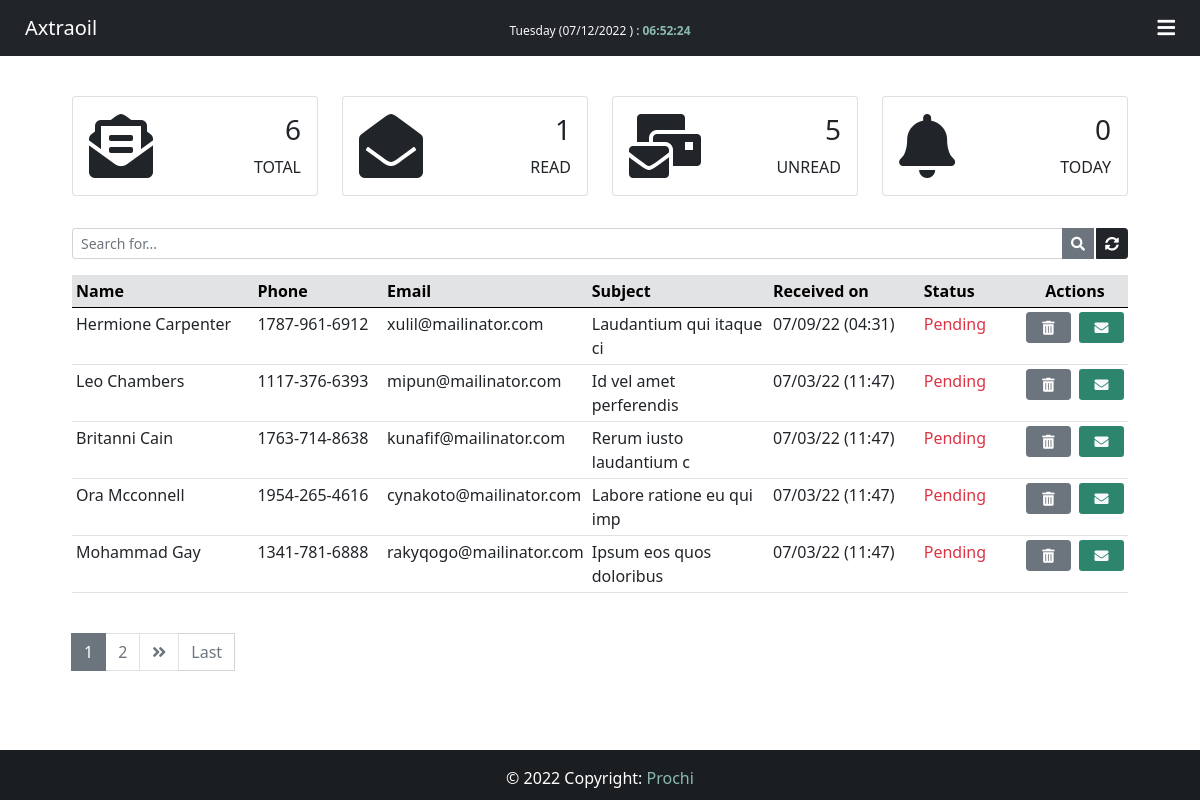
Page /inbox/ (signed in) on the earlier database version.
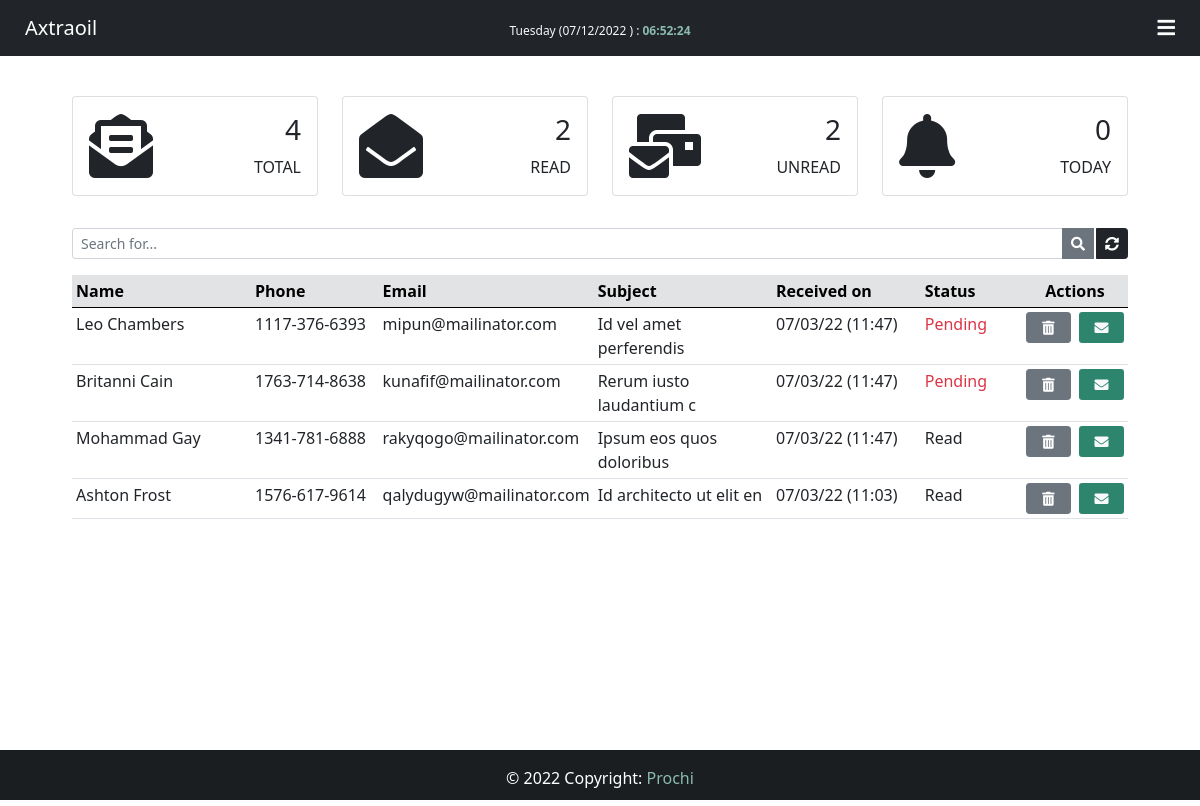
Same page on the later database version.
### App/models.py (models this page shows, shortened)
class Customer(models.Model):
    STATUS = (
        ('Pending', 'Pending'),
        ('Read', 'Read'),
    )
    id = models.AutoField(primary_key=True)
    name = models.CharField(max_length=40)
    phone = models.CharField(max_length=30)
    email = models.CharField(max_length=40)
    subject = models.CharField(max_length=25)
    message = models.TextField(max_length=1000)
    file = models.FileField()
    created_at = models.DateTimeField(auto_now_add=True)
    status = models.CharField(max_length=10, choices=STATUS)
    def situation(self):
        if self.status == 'Read':
            return format_html('<span style="color: black">{0}</span>', self.status)
        else:
            return format_html('<span style="color: red">{0}</span>', self.status)
    situation.allow_tags = True

### App/views.py (the view)
# urls.py: path('inbox/', views.inbox, name="inbox"),
@login_required(login_url="login")
@cache_control(no_cache=True, must_revalidate=True, no_store=True)
def inbox(request):
    if 'q' in request.GET:
        q = request.GET['q']
        all_customer_list = Customer.objects.filter(
            Q(name__icontains=q) | Q(phone__icontains=q) |
            Q(email=q) | Q(subject__icontains=q) |
            Q(message__icontains=q) | Q(status__icontains=q)
        ).order_by('-created_at')
    else:
        all_customer_list = Customer.objects.all().order_by('-created_at')
    paginator = Paginator(all_customer_list, 5)
    page = request.GET.get('page')
    all_customer = paginator.get_page(page)
    total = Customer.objects.all().count()
    read = Customer.objects.filter(status='Read')
    pending = Customer.objects.filter(status='Pending')
    base = datetime.now().date()
    today = Customer.objects.filter(created_at__gt = base)
    return render(request, "inbox.html", {'customers':all_customer,
    "total":total, "read":read, "pending":pending, "today":today})

### App/templates/inbox.html (shortened to what this page needs)
{% extends 'base.html' %}
{% block datetime %}
<div class="text-light" id="desk-datetime" style="font-size: 12px; margin-top: 5px;">{% now "l (m/d/Y )" %} :
    <span style="color: #8abaae; font-weight: bold;" id="clock"></span>
</div>
{% endblock datetime %}
{% block content %}
<br>
<div class="container-fluid mt-3" style="width: 90%;">
    <div id="dashboard" class="hidee">
        {% include 'dashboard/dashboard.html' %}
    </div>
    <br>
    <form action="" id="global-search" class="hidee">
        <div class="input-group input-group-sm mb-3">
            <input type="text" name="q" class="form-control input-sm" placeholder="Search for..."
                value="{{ request.GET.q }}">
            <button class="btn btn-secondary" title="Search"><i class="fas fa-search"></i></button>
            <a href="{% url 'inbox' %}" class="btn btn-dark" style="margin-left: 2px;" title="Refresh"><i
                    class="fas fa-sync-alt"></i></a>
        </div>
    </form>
    <div class="col-lg-12 hidee">
        <div style="margin-top: 5px;">
            <table class="table table-sm">
                <thead class="table-secondary">
                    <tr>
                        <th style="width: 18%;">Name</th>
                        <th style="width: 13%;">Phone</th>
                        <th style="width: 18%;">Email</th>
                        <th style="width: 18%;">Subject</th>
                        <th style="width: 15%;">Received on</th>
                        <th style="width: 10%;">Status</th>
                        <th style="width: 8%; text-align: center;" colspan="2">Actions</th>
                    </tr>
                </thead>
                {% for customer in customers %}
                <tr id="chk_td">
                    <td>{{ customer.name }}</td>
                    <td>{{ customer.phone }}</td>
                    <td>{{ customer.email }}</td>
                    <td>{{ customer.subject }}</td>
                    <td>{{ customer.created_at | date:'m/d/y (H:i)' }}</td>
                    {% if customer.status == 'Pending' %}
                    <td class="text-danger">{{ customer.status }}</td>
                    {% else %}
                    <td>{{ customer.status }}</td>
                    {% endif %}
                    <td>
                        <button class="btn btn-secondary btn-sm btn-action" title="Delete message" data-bs-toggle="modal" data-bs-target="#deleteModal{{ customer.pk }}">
                            <i class="fas fa-trash-alt"></i>
                        </button>
                    </td>
                    <td>
                        <a href="/customer/{{ customer.id }}" class="btn text-light btn-sm btn-action" title="Read message" style="background-color: #2e856e;">
                            <i class="fas fa-envelope"></i>
                        </a>
                    </td>
                </tr>
                {% endfor %}
            </table>
        </div>
        <br>
    </div>
    <nav>
        {% if customers.has_other_pages %}
        <ul class="pagination">
            {% for i in customers.paginator.page_range %}
            {% if customers.number == i %}
            <li class="page-item active"><span class="page-link">{{ i }}</span></li>
            {% else %}
            <li class="page-item"><a class="page-link" href="?page={{ i }}">{{ i }}</a></li>
            {% endif %}
            {% endfor %}
            {% if customers.has_next %}
            <li class="page-item"><a class="page-link" href="?page={{ customer.next_page_number }}"><i class="fas fa-angle-double-right"></i></a></li>
            <a href="?pages={{ customers.paginator.num_pages }}" class="btn btn-outline-secondary mb-4" style="border-radius: 1px; border: 1px solid #d3d3d3; border-left: none;">Last</a>
            {% else %}
            <li class="page-item disabled"></li>
            {% endif %}
        </ul>
        {% endif %}
    </nav>
</div>
<br><br><br>
{% endblock content %}

### App/templates/base.html (shortened to what this page needs)
{% load static %}
<!DOCTYPE html>
<html lang="en">
<head>
    <link href="https://cdn.jsdelivr.net/npm/bootstrap@5.0.2/dist/css/bootstrap.min.css" rel="stylesheet"
>
    <link rel="stylesheet" href="https://cdnjs.cloudflare.com/ajax/libs/font-awesome/5.15.4/css/all.min.css"
 />
    <link href='https://unpkg.com/boxicons@2.1.2/css/boxicons.min.css' rel='stylesheet'>
    <link href={% static "css/style.css" %} rel='stylesheet'>
</head>
<body>
    <div class="wrapper">
        <header>
            <nav class="navbar navbar-expand-lg navbar-dark bg-dark">
                <div class="col-sm">
                    <a href="{% url 'home' %}" class="navbar-brand flex-grow-1" style="color: #fff; margin-left: 25px">
                        {% block nav-content %}
                        <span class="align-middle">Axtraoil</span>
                        {% endblock nav-content %}
                    </a>
                </div>
                {% block datetime %}{% endblock datetime %}
                <div class="col-sm">
                    <a class="navbar-brand flex-grow-1" id="btn-nav" data-bs-toggle="offcanvas"
                        data-bs-target="#offcanvasRight" aria-controls="offcanvasRight">
                        <i class="fas fa-bars"></i>
                    </a>
                </div>
            </nav>
        </header>
        {% block content %}{% endblock content %}
    </div>
    <footer class="bg-dark text-center text-lg-start" id="footer" style="color: #fff;">
        <div class="text-center p-3" style="background-color: rgba(0, 0, 0, 0.2);">
            &copy; {% now "Y" %} Copyright:
            <a href="https://github.com/preciousimo" class="text-light" style="text-decoration: none;">
                <span style="color:#8abaae;">Prochi</span>
            </a>
        </div>
    </footer>
</body>
</html>

### App/templates/dashboard/dashboard.html
<div class="row">
    {% include 'dashboard/total.html' %}
    {% include 'dashboard/read.html' %}
    {% include 'dashboard/unread.html' %}
    {% include 'dashboard/today.html' %}
</div>

### App/templates/dashboard/total.html
{% extends 'dashboard/baseDash.html' %}
{% block icon %}<i class="fas fa-envelope-open-text fa-4x"></i>{% endblock icon %}
{% block value %} {{ total }} {% endblock value %}
{% block dash-title %}TOTAL{% endblock dash-title %}

### App/templates/dashboard/baseDash.html
<div class="col-xl-3 col-sm-6 col-6 mb-2">
    <div class="card">
        <div class="card-body">
            <div class="d-flex justify-content-between">
                <div class="align-self-center">
                    {% block icon %} {% endblock icon %}
                </div>
                <div class="text-end">
                    <h3>{% block value %} {% endblock value %}</h3>
                    <p class="mb-0">{% block dash-title %} {% endblock dash-title %}</p>
                </div>
            </div>
        </div>
    </div>
</div>

### App/templates/dashboard/read.html
{% extends 'dashboard/baseDash.html' %}
{% block icon %}<i class="fas fa-envelope-open fa-4x"></i>{% endblock icon %}
{% block value %} {{ read.count }} {% endblock value %}
{% block dash-title %}READ{% endblock dash-title %}

### App/templates/dashboard/unread.html
{% extends 'dashboard/baseDash.html' %}
{% block icon %}<i class="fas fa-mail-bulk fa-4x"></i>{% endblock icon %}
{% block value %} {{ pending.count }} {% endblock value %}
{% block dash-title %}UNREAD{% endblock dash-title %}

### App/templates/dashboard/today.html
{% extends 'dashboard/baseDash.html' %}
{% block icon %}<i class="fas fa-bell fa-4x"></i>{% endblock icon %}
{% block value %} {{ today.count }} {% endblock value %}
{% block dash-title %}TODAY{% endblock dash-title %}

### App/templates/modals/delete.html (shortened to what this page needs)
{% extends 'modals/baseModal.html' %}

### App/templates/modals/message.html (shortened to what this page needs)
{% extends 'modals/baseModal.html' %}

### App/templates/modals/logout.html (shortened to what this page needs)
{% extends 'modals/baseModal.html' %}

### App/templates/modals/reply.html (shortened to what this page needs)
{% extends 'modals/baseModal.html' %}

### App/static/css/style.css (style rules this page uses)
html, body { height: 100%; margin: 0; max-width: 100%; overflow: hidden; }
.wrapper { min-height: 100%; margin-bottom: -50px; }
#footer, .push { height: 50px; }
#btn-nav { float: right; margin-right: 25px; color: #fff; cursor: pointer; }
.btn-action { width: 45px; }

Differences in the rows shown:
removed Customer: name "Hermione Carpenter", phone "1787-961-6912", email "xulil@mailinator.com", subject "Laudantium qui itaque ci", created_at "07/09/22 (04:31)", status "Pending"
removed Customer: name "Ora Mcconnell", phone "1954-265-4616", email "cynakoto@mailinator.com", subject "Labore ratione eu qui imp", created_at "07/03/22 (11:47)", status "Pending"
changed Customer "Mohammad Gay": status "Pending" → "Read"
now on this page (row unchanged): Customer: name "Ashton Frost", phone "1576-617-9614", email "qalydugyw@mailinator.com", subject "Id architecto ut elit en", created_at "07/03/22 (11:03)", status "Read"
Other differences:
{{ total }}: "6" → "4"
{{ read.count }}: "1" → "2"
{{ pending.count }}: "5" → "2"
list line gone: "1"
list line gone: "2"
text no longer shown: "Last"
